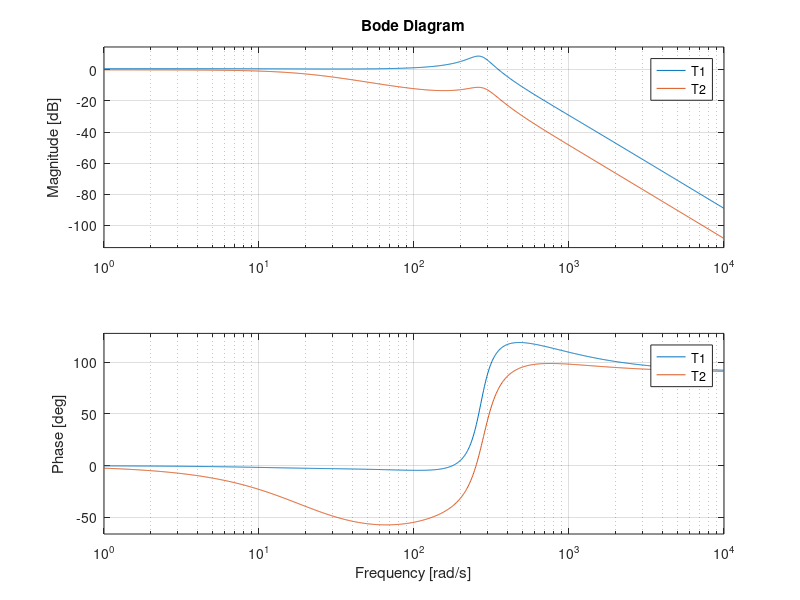
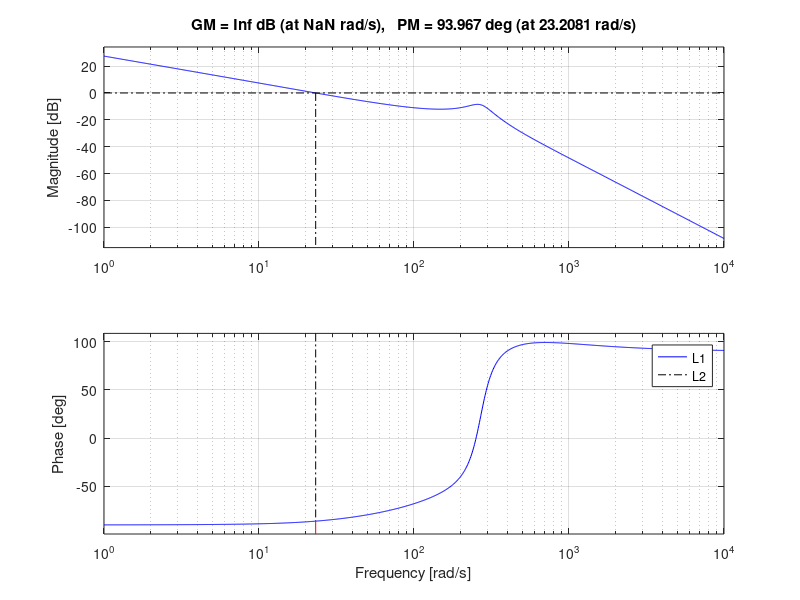

The MATLAB script that drew these images, in order:
%%
% 1: 7..11 s
%2:  

%%
close all; clc;
s = tf('s');

%Konstanten
a = 93.24;
b = -37.25;
g = 9.81;
k = 5.398;
I0 = 2;
x0 = 0.05;
m = 0.04;
Fg = m*g;
Tt = 0.1*10e-3; %Totzeit vom Sensor

% Berechnungen mit Formeln von Dokumentation 1999
c2 = 2/I0;
c1 = log(10)*(2*a*x0+b);
k_RS = c2/abs(c1);
T_RS = sqrt( Fg / (abs(c1)*g) );
G_RS = k_RS / (1 - s^2*T_RS^2) * exp(Tt);

C_PDT = k * (-6.556*s - 141) / (2.5e-5*s^2 + 0.01*s + 1);
C_PI = k * (0.0001*s+0.02) / (0.005*s);

C = C_PDT

L1 = C_PDT*G_RS;
T1 = L1 / (1+L1);
L2 = T1 * C_PI;
T2 = L2 / (1+L2);

figure(1)
bode(T1, T2)
grid on
legend('T1', 'T2')

%%
figure(2)
margin(L2)
grid on
legend('L1', 'L2')
